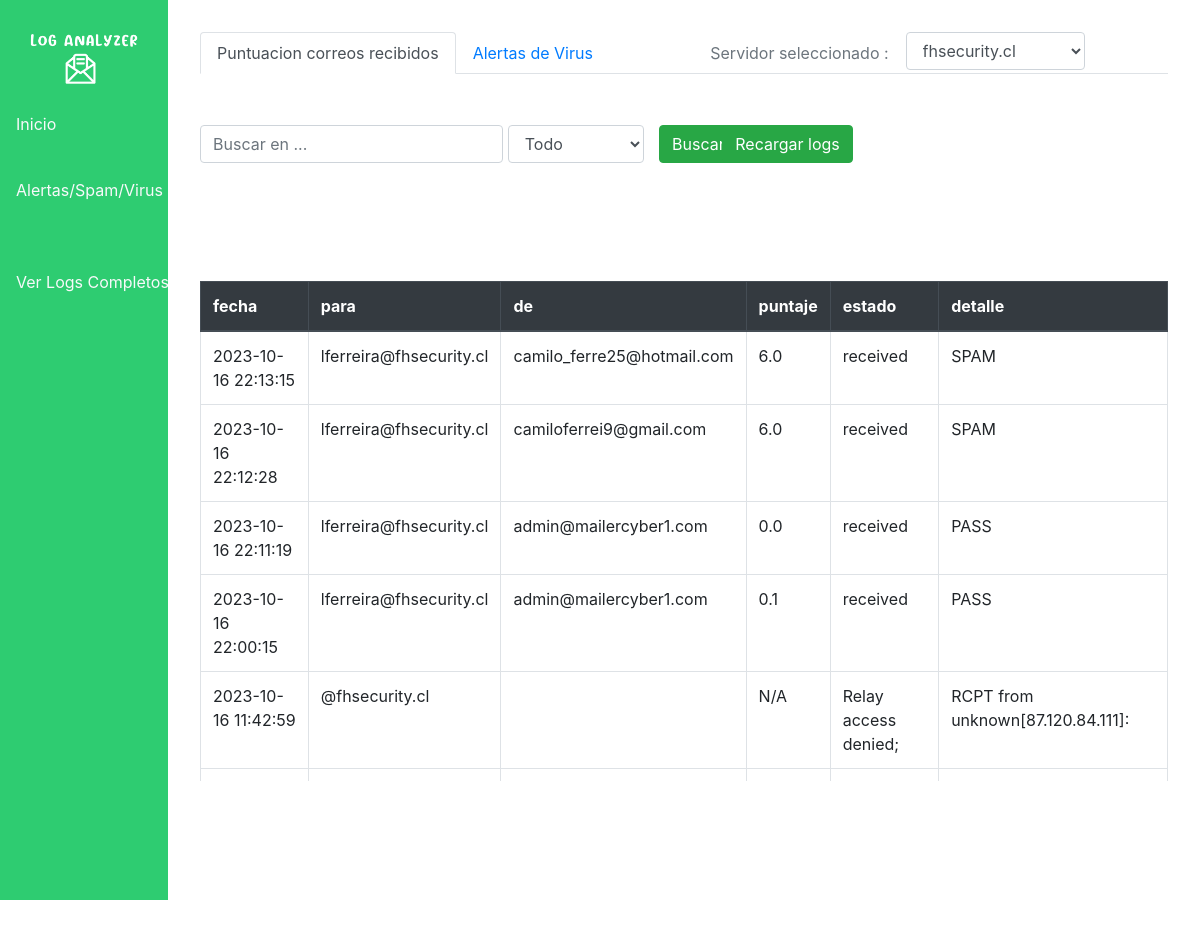
The page /inboxLog/spam on the database its author committed.
### tables this page shows
CREATE TABLE Servidor( id_host int  not null, 
							       hostname varchar(100) , 
								   ip varchar(100),
								   usuario varchar(100), 
								   clave varchar(100), 
								   fecha_act date, 
								   PRIMARY KEY (id_host));

CREATE TABLE Alertas_Spam( id_host int not null,
													 fecha date,
													 para varchar,
													 de varchar,
													 puntaje varchar,
													 estado varchar,
													 detalles varchar
													 );

### route_logBox.py (the view, shortened to what this page needs)
@page_inbox.route("/inboxLog/<tipo>")
def inboxLog(tipo="spam"):
	hosts = getHosts()
	if(tipo == str("spam")):
		spam = db.getSpam(0)
		if( spam == []):
			spam = SpamCheck(hosts[0])
			for s in spam:
				s['id_host'] = 0
			db.insertarSpam(spam)
		return render_template('analyze_spam.html',url=request.url_root,dic=spam,hosts=hosts)

### database.py (called while the page is built)
	def getSpam(self,id_host):
		query = f"SELECT * FROM Alertas_Spam where id_host = '{id_host}'"
		data = []
		self._cur.execute(query)
		rows = self._cur.fetchall()
		keys = ['id_host','fecha','para','de','puntaje','estado','detalle']
		for row in rows:
			dic = {}
			for i in range(len(row)):
				dic[keys[i]] = row[i]
			data.append(dic)
		return data

	def getServidores(self):
		query = '''
			SELECT * FROM Servidor;
		'''
		data = []
		self._cur.execute(query)
		rows = self._cur.fetchall()
		keys = ['id_host','hostname','ip','usuario','clave','fecha_act']
		for row in rows:
			dic = {}
			for i in range(len(row)):
				dic[keys[i]] = row[i]
			data.append(dic)
		return data

### route_logBox.py (called while the page is built)
def getHosts():
	servidores = db.getServidores()
	aHost = []
	for serv in servidores:
		aHost.append(serv['hostname'])
	return aHost

### templates/analyze_spam.html (shortened to what this page needs)
{% extends './layout.html' %}
{% block div %}
	<div class="row" style="height: 800px;">
		<div class="col-lg-12">
			<ul class="nav nav-tabs">
			  <li class="nav-item">
			    <a class="nav-link active" aria-current="page" href="{{url}}inboxLog/spam">Puntuacion correos recibidos</a>
			  </li>
			  <li class="nav-item">
			    <a class="nav-link" href="{{url}}inboxLog/virus">Alertas de Virus</a>
			  </li>
			  <li class="nav-item ml-auto">
			    <a class="nav-link disabled" href="#">Servidor seleccionado : </a>
			  </li>
			  <li class="mr-auto">
			  	<select class="form-control" id="sel_host">
			  		{% for i in range( hosts | length ) %}
			  			<option value='{{i}}'>{{hosts[i]}}</option>
			  		{% endfor %}
			  	</select>
			  </li>
			</ul>
		</div>
		<div class="col-12">
			<form action="javascript:void(0)">
				<div class="form-group">
					<div class="row w-80">
						<div class="col-lg-6">
							<div class="row" id="box_input">
								<div class="col-lg-8">
									<input class="form-control"  type="text" name="search" placeholder="Buscar en ...">
								</div>
								<div class="col-lg-4" id="sel_servidor">
									<select class="form-control">
										<option>Todo</option>
									</select>
								</div>
							</div>
						</div>
						<div class="col-lg-1" style="margin-left: -4%;">
							<button class="btn btn-success">Buscar</button>
						</div>
						<div class="col-lg-2" style="margin-left: -2%;">
							<button id="reload" onclick="update(true)" class="btn btn-success"> Recargar logs</button>
						</div>
					</div>
				</div>
			</form>
		</div>
		<div class="col-12">
		</div>
		<div class="col-12">
			<div class="scroll">
				<table class="table table-bordered table-hover" >
 					<thead class="thead-dark">
						<tr>
							{% for key in dic[0] %}
								{% if key != 'id_host' %}
									<th space="col">{{key}} </th>
								{% endif %}
							{% endfor %}
						</tr>
					</thead>
					<tbody id="dataBody" >
						{% for item in dic %}
							<tr class="{{item['Status']}}">
								{% for key in item %}
								 	{% if key != 'id_host' %}
										<td>{{item[key]}}</td>
								 	{% endif %}
								{% endfor %}
							</tr>
					    {% endfor %}
					</tbody>
				</table>
			</div>
		</div>
		<br>
	</div>
{% endblock %}

### templates/layout.html (shortened to what this page needs)
<!DOCTYPE html>
<html>
	<head>
		<link rel="stylesheet" type="text/css" href="{{url_for('static',filename='css/index.css')}}">
		<link rel="stylesheet" href="https://cdn.jsdelivr.net/npm/bootstrap@4.3.1/dist/css/bootstrap.min.css"/>
		<link href="https://unpkg.com/ionicons@4.5.10-0/dist/css/ionicons.min.css" rel="stylesheet">
	</head>
	<body>
		<div class="d-flex">
			<div id="sidebar-container" >
				<div class="Logo">
					<img class="img-fluid" src="/static/img/logo_sinfondo.png">
				</div>
				<div class="menu">
					<a href="/" class="d-block text-light p-2" > Inicio</a>
					<br>
					<a href="/inboxLog/spam" class="d-block text-light p-2">Alertas/Spam/Virus </a>
					<br>
					<br>
					<a href="/showLog" class="d-block text-light p-2">Ver Logs Completos</a>
				</div>
			</div>
			<div id="contenido" style="height: 790px;">
				{% block div %}
				{% endblock %}
			</div>
		</div>
	</body>
</html>

### static/css/index.css (style rules this page uses)
body { overflow: hidden; font-family: 'Mulish', sans-serif; font-weight: 300; height: 900px; }
.d-flex { height: 100%; }
#contenido { width: 100%; padding: 2rem 2rem 2rem 2rem; overflow: auto; }
#sidebar-container { background: #2ECC71; width: 14%; }
#sidebar-container .Logo { padding: .875rem 1.25rem; }
#sidebar-container .menu { width : 18vh; }
.scroll { width: 100%; height: 500px; overflow: auto; }

### templates/analyze_spam.html (style rules this page uses)
#sel_servidor { margin-left: -5%; }

### rows shown on the page
Servidor: hostname "fhsecurity.cl"
Alertas_Spam: fecha "2023-10-16 22:13:15" "lferreira@fhsecurity.cl" "camilo_ferre25@hotmail.com" "6.0" "received" "SPAM"
Alertas_Spam: fecha "2023-10-16 22:12:28" "lferreira@fhsecurity.cl" "camiloferrei9@gmail.com" "6.0" "received" "SPAM"
Alertas_Spam: fecha "2023-10-16 22:11:19" "lferreira@fhsecurity.cl" "admin@mailercyber1.com" "0.0" "received" "PASS"
Alertas_Spam: fecha "2023-10-16 22:00:15" "lferreira@fhsecurity.cl" "admin@mailercyber1.com" "0.1" "received" "PASS"
Alertas_Spam: fecha "2023-10-16 11:42:59" "@fhsecurity.cl" "N/A" "Relay access denied;" "RCPT from unknown[87.120.84.111]:"

### other values the page prints
{{ key }} "fecha" "para" "de" "puntaje" "estado" "detalle"
